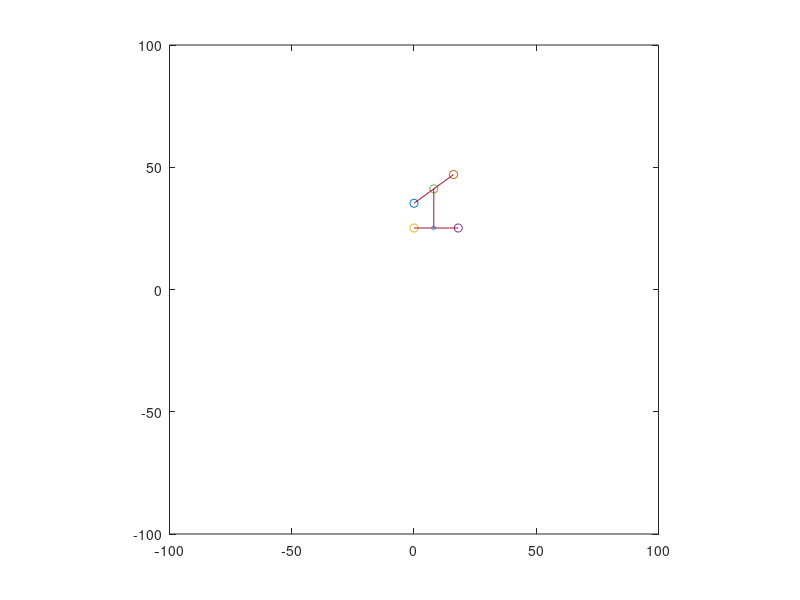

Source code (MATLAB): (Note: this script raises an error after producing the figure.)
a=20;
L=16;
%intital conditions
Ay=-a*sin(36/180*pi);
Ax=0;
Bx=a*cos(36/180*pi);
By=0;
Ex=1/2*(Ax+Bx);
Ey=1/2*(Ay+By);
Fx=Ex;
Fy=Ey-16;
Dx=Fx+1/2*a*cos(0/180*pi);
Dy=Fy-1/2*a*sin(0/180*pi);
Cx=0;
Cy=Fy+1/2*a*sin(0/180*pi);
line([Ax Bx],[Ay By]);
line([Cx Dx],[Cy Dy]);
line([Ex Fx],[Ey Fy]);
%-----------------------%
%stright forward movement
DD=[Dx;Dy];
CC=[Cx;Cy];
AA=[Ax;Ay];
BB=[Bx;By];
CD=DD-CC;
BA=AA-BB;
 for i=0:3:72
    Rotate1=[cos(i/180*pi) -sin(i/180*pi);sin(i/180*pi) cos(i/180*pi)];
    Rotate2=[cos(-i/180*pi) -sin(-i/180*pi);sin(-i/180*pi) cos(-i/180*pi)];
    rotatetemp1=Rotate1*CD;
    rotatetemp2=Rotate2*BA;
    Ax=rotatetemp2(1,1)+Bx;
    Ay=rotatetemp2(2,1)+By;
    Ex=1/2*(Ax+Bx);
    Ey=1/2*(Ay+By);
    Fy=Ey-16;
    Dy=Fy;
    Cy=Fy;
    plot(Ax,Ay,'o',Bx,By,'o',Cx,Cy,'o',Dx,Dy,'o',Ex,Ey,'o',Fx,Fy,'o','MarkerSize',3);
    line([Ax Bx],[Ay By]);
    line([Cx Dx],[Cy Dy]);
    line([Ex Fx],[Ey Fy]);
    axis equal;
       axis([-100 100 -100 100]);
  M(i/3+1)=getframe;
 end

DD=[Dx;Dy];
CC=[Cx;Cy];
AA=[Ax;Ay];
BB=[Bx;By];
DC=-DD+CC;
AB=-AA+BB;
 for i=0:3:72
    Rotate1=[cos(i/180*pi) -sin(i/180*pi);sin(i/180*pi) cos(i/180*pi)];
    Rotate2=[cos(-i/180*pi) -sin(-i/180*pi);sin(-i/180*pi) cos(-i/180*pi)];
    rotatetemp1=Rotate1*AB;
    rotatetemp2=Rotate2*DC;
    Bx=rotatetemp1(1,1)+Ax;
    By=rotatetemp1(2,1)+Ay
    Ex=1/2*(Ax+Bx);
    Ey=1/2*(Ay+By);
    Fy=Ey-16;
    Dy=Fy;
    Cy=Fy;
     plot(Ax,Ay,'o',Bx,By,'o',Cx,Cy,'o',Dx,Dy,'o',Ex,Ey,'o',Fx,Fy,'o','MarkerSize',3);
    line([Ax Bx],[Ay By]);
    line([Cx Dx],[Cy Dy]);
    line([Ex Fx],[Ey Fy]);
    axis equal;
     axis([-100 100 -100 100]);
   M(i/3+25)=getframe;
 end
 DD=[Dx;Dy];
CC=[Cx;Cy];
AA=[Ax;Ay];
BB=[Bx;By];
CD=DD-CC;
BA=AA-BB;
 for i=0:3:72
    Rotate1=[cos(i/180*pi) -sin(i/180*pi);sin(i/180*pi) cos(i/180*pi)];
    Rotate2=[cos(-i/180*pi) -sin(-i/180*pi);sin(-i/180*pi) cos(-i/180*pi)];
    rotatetemp1=Rotate1*CD;
    rotatetemp2=Rotate2*BA;
    Ax=rotatetemp2(1,1)+Bx;
    Ay=rotatetemp2(2,1)+By;
    Ex=1/2*(Ax+Bx);
    Ey=1/2*(Ay+By);
    Fy=Ey-16;
    Dy=Fy;
    Cy=Fy;
     plot(Ax,Ay,'o',Bx,By,'o',Cx,Cy,'o',Dx,Dy,'o',Ex,Ey,'o',Fx,Fy,'o','MarkerSize',3);
    line([Ax Bx],[Ay By]);
    line([Cx Dx],[Cy Dy]);
    line([Ex Fx],[Ey Fy]);
    axis equal;
    axis([-100 100 -100 100]);
  M(i/3+50)=getframe;
 end
DD=[Dx;Dy];
CC=[Cx;Cy];
AA=[Ax;Ay];
BB=[Bx;By];
DC=-DD+CC;
AB=-AA+BB;
 for i=0:3:72
    Rotate1=[cos(i/180*pi) -sin(i/180*pi);sin(i/180*pi) cos(i/180*pi)];
    Rotate2=[cos(-i/180*pi) -sin(-i/180*pi);sin(-i/180*pi) cos(-i/180*pi)];
    rotatetemp1=Rotate1*AB;
    rotatetemp2=Rotate2*DC;
    Bx=rotatetemp1(1,1)+Ax;
    By=rotatetemp1(2,1)+Ay;
    Ex=1/2*(Ax+Bx);
    Ey=1/2*(Ay+By);
    Fy=Ey-16;
    Dy=Fy;
    Cy=Fy;
   plot(Ax,Ay,'o',Bx,By,'o',Cx,Cy,'o',Dx,Dy,'o',Ex,Ey,'o',Fx,Fy,'o','MarkerSize',3);
    line([Ax Bx],[Ay By]);
    line([Cx Dx],[Cy Dy]);
    line([Ex Fx],[Ey Fy]);
    axis equal;
     axis([-100 100 -100 100]);
   M(i/3+75)=getframe;
 end
movie(M)
movie2avi(M,'straight.avi','FPS',24)